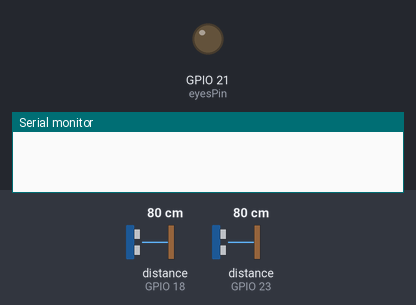
Bench run of a sketch on a simulated ESP32. Shown: output pins drawn as LEDs (lit = HIGH), the last lines printed to the serial monitor. Wiring (inferred from the names in the program): 2 × ultrasonic range finder: trigger GPIO 19, echo GPIO 18 / trigger GPIO 22, echo GPIO 23. The test bench sets the inputs (shaded band); at power-on: distance to the obstacle (sensors on GPIO 23, GPIO 18) 80 cm. The echo pulse lasts 58.3 µs per cm; pins used as bus, display or sensor lines are not drawn.

Above: at 1.2 s.
1.3 s: distance to the obstacle (sensor on GPIO 23) set to 4 cm
At 2.5 s:
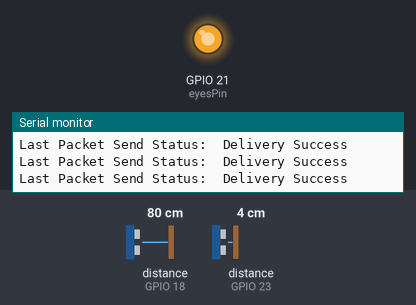
2.8 s: distance to the obstacle (sensor on GPIO 23) set to 18 cm
At 3.2 s:
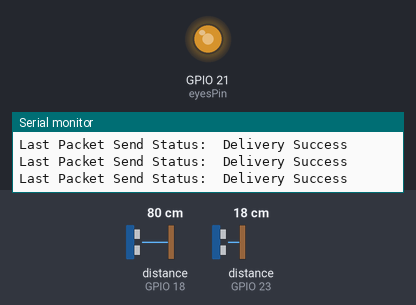
4.3 s: distance to the obstacle (sensor on GPIO 23) set to 35 cm
At 5.0 s:
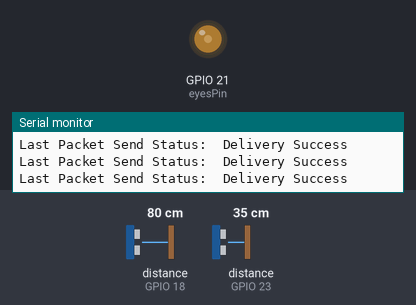
Timing chart, 0 to 7.3 s (numbered marks = the images above; inputs shaded):
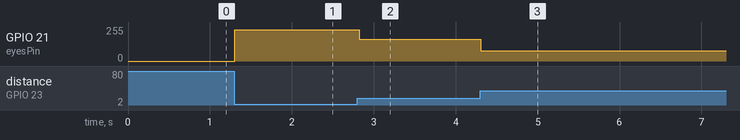

The sketch:

Thereminou_ESP_NOW_esp32.ino
```cpp
// (licence header left out)
#include <WiFi.h>
#include <esp_now.h>

// VARIABLE
const int ds_triggerMax = 50; // Read info under 50cm
const int ds_triggerMin = 3; // Read info after 3cm
const byte eyesPin = 21; // LED eyes Pin
unsigned int eyesIntensity = 0;
unsigned long t0 = millis(); //timer

//Distance Sensor 01
const byte ds1_echoPin = 23;
const byte ds1_trigPin = 22;
unsigned int ds1_Value = 0;
byte ds1_MidiValue = 0;
byte previous_ds1_MidiValue = 0;

//Distance Sensor 02
const byte ds2_echoPin = 18;
const byte ds2_trigPin = 19;
unsigned int ds2_Value = 0;
byte ds2_MidiValue = 0;
byte previous_ds2_MidiValue = 0;

// ESP-NOW SETTINGS
uint8_t broadcastAddress[] = {0x44, 0xB1, 0x76, 0xCD, 0x67, 0x2C}; // Receiver MAC Address

// Structure of data ; Must match the receiver structure
typedef struct struct_message {
  byte channel; //midi channel to use
  byte type;  // 1 : Note ; 2 : Controle Change; 3 : Program
  byte address; // Address of note, cc or program change (0-127)
  byte value; // Velocity on type note or Controle Change value
  bool keypress; // Note ON or OFF (only for Type 1)
} struct_message;

// Create a struct_message called myData
struct_message myData;

esp_now_peer_info_t peerInfo;

// FUNCTION
// Calculate the Ultrasonic Distance Sensor (SR04) and return a value between 0 and 127
float read_ds_value(byte trigPinSensor, byte echoPinSensor){
  digitalWrite(trigPinSensor, LOW);
  delayMicroseconds(2);
  digitalWrite(trigPinSensor, HIGH);
  delayMicroseconds(10);
  digitalWrite(trigPinSensor, LOW);
  unsigned int distance = pulseIn(echoPinSensor, HIGH)/58;  //58 Equivalent to (340m/s*1us)/2
  if (distance >= ds_triggerMin && distance <= ds_triggerMax){
    return distance;
  } else {
    return 0;
  }
}

// callback when data is sent
void OnDataSent(const uint8_t *mac_addr, esp_now_send_status_t status) {
  Serial.print("\r\nLast Packet Send Status:\t");
  Serial.println(status == ESP_NOW_SEND_SUCCESS ? "Delivery Success" : "Delivery Fail");
}

void setup() {
  // Init Serial Monitor
  Serial.begin(115200);

  // initialize the input:
  pinMode(ds1_echoPin, INPUT);
  pinMode(ds1_trigPin, OUTPUT);
  pinMode(ds2_echoPin, INPUT);
  pinMode(ds2_trigPin, OUTPUT);
  pinMode(eyesPin, OUTPUT);

  // Set device as a Wi-Fi Station
  WiFi.mode(WIFI_STA);

  // Init ESP-NOW
  if (esp_now_init() != 0) {
    Serial.println("Error initializing ESP-NOW");
    return;
  }

  // Once ESPNow is successfully Init, we will register for Send CB to
  // get the status of Transmitted packet
  esp_now_register_send_cb((esp_now_send_cb_t)OnDataSent);

  // Register peer
  memcpy(peerInfo.peer_addr, broadcastAddress, 6);
  peerInfo.channel = 0;
  peerInfo.encrypt = false;

  // Add peer
  if (esp_now_add_peer(&peerInfo) != ESP_OK){
    Serial.println("Failed to add peer");
    return;
  }
}

void loop() {

  myData.channel = 1;
  myData.type = 2;

  //Distance sensor 01
  ds1_Value = read_ds_value(ds1_trigPin, ds1_echoPin);

  if (ds1_Value > 0) {
    myData.address = 31;
    ds1_MidiValue = map(ds1_Value, ds_triggerMin, ds_triggerMax, 127, 0); // Map 3 - 50cm to 0 - 127 Control Change
    myData.value = ds1_MidiValue;
    esp_now_send(broadcastAddress, (uint8_t *) &myData, sizeof(myData)); // Send message via ESP-NOW
    previous_ds1_MidiValue = ds1_MidiValue;
    eyesIntensity = map(ds1_Value, 0, 50, 255, 0); // Change to 0 - 255 LED intensity
    analogWrite(eyesPin, eyesIntensity);
  }

  //Distance sensor 02
  ds2_Value = read_ds_value(ds2_trigPin, ds2_echoPin);

  if (ds2_Value > 0) {
    myData.address = 32;
    ds2_MidiValue = map(ds2_Value, ds_triggerMin, ds_triggerMax, 127, 0); // Map 3 - 50cm to 0 - 127 Control Change
    myData.value = ds2_MidiValue;
    esp_now_send(broadcastAddress, (uint8_t *) &myData, sizeof(myData)); // Send message via ESP-NOW
    previous_ds2_MidiValue = ds2_MidiValue;
  }

  // If nothing happen during 5 sec : make the eyes bright at the maximum
  if ((ds1_Value == 0) && ((millis() - t0) > 5000)) {  // Value 0 mean the sensor detect nothing within the distance
    t0 = millis();
    analogWrite(eyesPin, 255);
  }

  delay(20); //Debounce
}
```

Measured:
- after the input at 1.3 s, GPIO 21 (eyesPin): 0/255 → 235/255 at once
- after the input at 2.8 s, GPIO 21 (eyesPin): 235/255 → 164/255 at once
- after the input at 4.3 s, GPIO 21 (eyesPin): 164/255 → 77/255 at once
